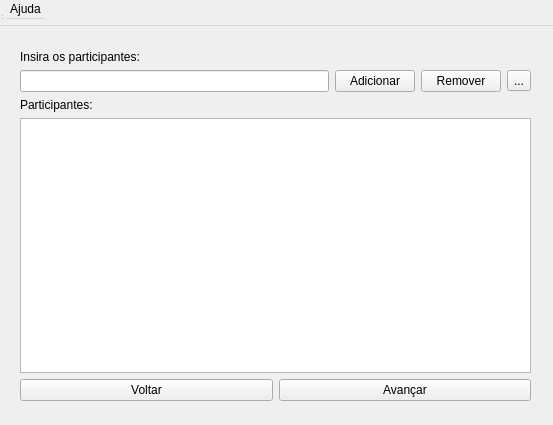
<?xml version="1.0" encoding="UTF-8"?>
<ui version="4.0">
 <class>Widget</class>
 <widget class="QWidget" name="Widget">
  <property name="geometry">
   <rect>
    <x>0</x>
    <y>0</y>
    <width>553</width>
    <height>425</height>
   </rect>
  </property>
  <property name="windowTitle">
   <string>Widget</string>
  </property>
  <widget class="QStackedWidget" name="stackedWidget">
   <property name="geometry">
    <rect>
     <x>0</x>
     <y>0</y>
     <width>531</width>
     <height>401</height>
    </rect>
   </property>
   <property name="currentIndex">
    <number>0</number>
   </property>
   <widget class="QWidget" name="inserirParticipantesPage">
    <widget class="QWidget" name="layoutWidget">
     <property name="geometry">
      <rect>
       <x>20</x>
       <y>50</y>
       <width>511</width>
       <height>351</height>
      </rect>
     </property>
     <layout class="QVBoxLayout" name="verticalLayout_3">
      <item>
       <layout class="QVBoxLayout" name="verticalLayout">
        <item>
         <widget class="QLabel" name="insiraLabel">
          <property name="text">
           <string>Insira os participantes:</string>
          </property>
         </widget>
        </item>
        <item>
         <layout class="QHBoxLayout" name="horizontalLayout">
          <item>
           <widget class="QLineEdit" name="nomeLineEdit"/>
          </item>
          <item>
           <widget class="QPushButton" name="adicionarParticipanteButton">
            <property name="text">
             <string>Adicionar</string>
            </property>
           </widget>
          </item>
          <item>
           <widget class="QPushButton" name="removeParticipanterButton">
            <property name="text">
             <string>Remover</string>
            </property>
           </widget>
          </item>
          <item>
           <widget class="QToolButton" name="historicoParticipantesToolButton">
            <property name="text">
             <string>...</string>
            </property>
           </widget>
          </item>
         </layout>
        </item>
       </layout>
      </item>
      <item>
       <layout class="QVBoxLayout" name="verticalLayout_2">
        <item>
         <widget class="QLabel" name="participantesLabel">
          <property name="text">
           <string>Participantes:</string>
          </property>
         </widget>
        </item>
        <item>
         <widget class="QListWidget" name="participantesList"/>
        </item>
       </layout>
      </item>
      <item>
       <layout class="QHBoxLayout" name="horizontalLayout_2">
        <item>
         <widget class="QPushButton" name="voltarButton">
          <property name="text">
           <string>Voltar</string>
          </property>
         </widget>
        </item>
        <item>
         <widget class="QPushButton" name="avancarButton">
          <property name="text">
           <string>Avançar</string>
          </property>
         </widget>
        </item>
       </layout>
      </item>
     </layout>
    </widget>
   </widget>
   <widget class="QWidget" name="inserirProdutosPage">
    <widget class="QWidget" name="layoutWidget">
     <property name="geometry">
      <rect>
       <x>20</x>
       <y>50</y>
       <width>513</width>
       <height>351</height>
      </rect>
     </property>
     <layout class="QVBoxLayout" name="verticalLayout_9">
      <item>
       <layout class="QHBoxLayout" name="horizontalLayout_7">
        <item>
         <layout class="QVBoxLayout" name="verticalLayout_7">
          <item>
           <widget class="QLabel" name="inserirProdutosLabel">
            <property name="text">
             <string>Insira os produtos comprados</string>
            </property>
           </widget>
          </item>
          <item>
           <widget class="QListView" name="listaParticipantes2Label"/>
          </item>
         </layout>
        </item>
        <item>
         <layout class="QVBoxLayout" name="verticalLayout_8">
          <item>
           <layout class="QHBoxLayout" name="horizontalLayout_6">
            <property name="spacing">
             <number>3</number>
            </property>
            <property name="bottomMargin">
             <number>0</number>
            </property>
            <item>
             <widget class="QPushButton" name="adicionarProdutoButton">
              <property name="text">
               <string>Adicionar Produto</string>
              </property>
             </widget>
            </item>
            <item>
             <widget class="QPushButton" name="removerProdutoButton">
              <property name="text">
               <string>Remover Produto</string>
              </property>
             </widget>
            </item>
           </layout>
          </item>
          <item>
           <widget class="QColumnView" name="produtosColumnView"/>
          </item>
         </layout>
        </item>
       </layout>
      </item>
      <item>
       <layout class="QHBoxLayout" name="horizontalLayout_5">
        <item>
         <widget class="QPushButton" name="voltarButton2">
          <property name="text">
           <string>Voltar</string>
          </property>
         </widget>
        </item>
        <item>
         <widget class="QPushButton" name="avancarButton2">
          <property name="text">
           <string>Avançar</string>
          </property>
         </widget>
        </item>
       </layout>
      </item>
     </layout>
    </widget>
   </widget>
   <widget class="QWidget" name="discriminarConsumoPage">
    <widget class="QWidget" name="layoutWidget_2">
     <property name="geometry">
      <rect>
       <x>20</x>
       <y>50</y>
       <width>513</width>
       <height>351</height>
      </rect>
     </property>
     <layout class="QVBoxLayout" name="verticalLayout_10">
      <item>
       <layout class="QHBoxLayout" name="horizontalLayout_9">
        <item>
         <layout class="QVBoxLayout" name="verticalLayout_15">
          <item>
           <widget class="QLabel" name="label">
            <property name="text">
             <string>Participantes</string>
            </property>
           </widget>
          </item>
          <item>
           <widget class="QListView" name="participantesDiscriminaList"/>
          </item>
         </layout>
        </item>
        <item>
         <spacer name="horizontalSpacer">
          <property name="orientation">
           <enum>Qt::Horizontal</enum>
          </property>
          <property name="sizeHint" stdset="0">
           <size>
            <width>358</width>
            <height>20</height>
           </size>
          </property>
         </spacer>
        </item>
       </layout>
      </item>
      <item>
       <layout class="QHBoxLayout" name="horizontalLayout_8">
        <item>
         <layout class="QVBoxLayout" name="verticalLayout_14">
          <item>
           <widget class="QLabel" name="consumidosLabel">
            <property name="text">
             <string>Consumidos:</string>
            </property>
           </widget>
          </item>
          <item>
           <widget class="QListView" name="consumidosList"/>
          </item>
         </layout>
        </item>
        <item>
         <layout class="QVBoxLayout" name="verticalLayout_11">
          <item>
           <widget class="QPushButton" name="adicionaNaoConsumidoButton">
            <property name="text">
             <string>&gt;&gt;</string>
            </property>
           </widget>
          </item>
          <item>
           <widget class="QPushButton" name="removeNaoConsumidoButton">
            <property name="text">
             <string>&lt;&lt;</string>
            </property>
           </widget>
          </item>
         </layout>
        </item>
        <item>
         <layout class="QVBoxLayout" name="verticalLayout_13">
          <item>
           <widget class="QLabel" name="naoConsumidosLabel">
            <property name="text">
             <string>Não consumidos:</string>
            </property>
           </widget>
          </item>
          <item>
           <widget class="QListView" name="naoConsumidosList"/>
          </item>
         </layout>
        </item>
       </layout>
      </item>
      <item>
       <layout class="QHBoxLayout" name="horizontalLayout_10">
        <item>
         <widget class="QPushButton" name="voltarButton3">
          <property name="text">
           <string>Voltar</string>
          </property>
         </widget>
        </item>
        <item>
         <widget class="QPushButton" name="calcularButton">
          <property name="text">
           <string>Calcular</string>
          </property>
         </widget>
        </item>
       </layout>
      </item>
     </layout>
    </widget>
   </widget>
   <widget class="QWidget" name="relatorioPage"/>
  </widget>
  <widget class="QWidget" name="layoutWidget">
   <property name="geometry">
    <rect>
     <x>-18</x>
     <y>0</y>
     <width>20</width>
     <height>20</height>
    </rect>
   </property>
   <layout class="QVBoxLayout" name="verticalLayout_12"/>
  </widget>
  <widget class="QMenuBar" name="menubar">
   <property name="enabled">
    <bool>true</bool>
   </property>
   <property name="geometry">
    <rect>
     <x>0</x>
     <y>0</y>
     <width>1023</width>
     <height>26</height>
    </rect>
   </property>
   <widget class="QMenu" name="menuAjuda">
    <property name="title">
     <string>Ajuda</string>
    </property>
   </widget>
   <addaction name="menuAjuda"/>
  </widget>
  <widget class="QStatusBar" name="statusbar">
   <property name="enabled">
    <bool>true</bool>
   </property>
   <property name="geometry">
    <rect>
     <x>0</x>
     <y>0</y>
     <width>3</width>
     <height>21</height>
    </rect>
   </property>
  </widget>
 </widget>
 <resources/>
 <connections/>
</ui>
